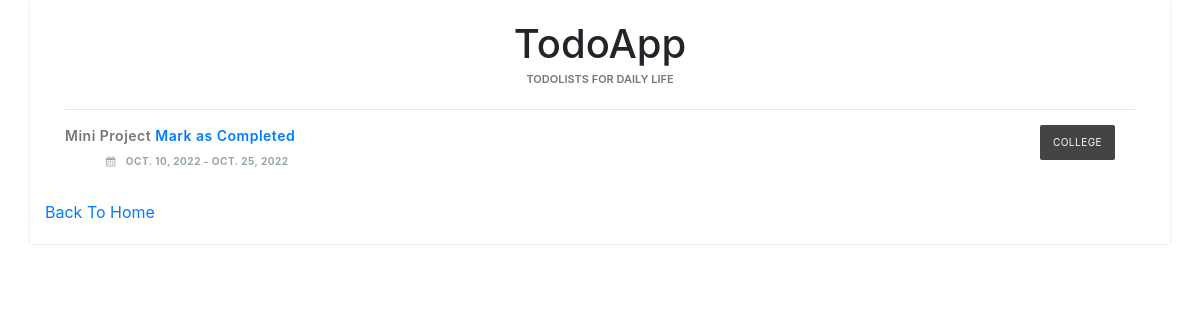
Page /pending on the committed database.
### todolist/models.py (models this page shows, shortened)
class TodoList(models.Model):
    title = models.CharField(max_length=100)
    content = models.TextField(max_length=250)
    created = models.DateField(default=timezone.now().strftime("%Y-%m-%d"))
    due_date = models.DateField(default=timezone.now().strftime("%Y-%m-%d"))
    category = models.ForeignKey(Category, default="general", on_delete=models.CASCADE)
    completed = models.CharField(max_length=100, default="0")
    class Meta:
        ordering = ['-created']

class Category(models.Model):
    name = models.CharField(max_length=50)
    class Meta:
        verbose_name = ("Category")
        verbose_name_plural = ("Categories")
    def __str__(self):
        return self.name

### todolist/views.py (the view)
# urls.py: path('pending', pending, name='pending')
def pending(request):
    todos = TodoList.objects.filter(completed='0')
    cats = Category.objects.all()
    return render(request, "pending.html", {"todos": todos, "categories": cats})

### templates/pending.html (shortened to what this page needs)
<!DOCTYPE html>
<html >
<head>
  {% load static %}
  <link rel="stylesheet" href="https://maxcdn.bootstrapcdn.com/bootstrap/4.0.0-beta/css/bootstrap.min.css">
  <link rel="stylesheet" type="text/css" href="https://maxcdn.bootstrapcdn.com/font-awesome/4.7.0/css/font-awesome.min.css">
</head>
<body>
<div django-app="TaskManager">
    <div class="container">
            <div class="content">
            <h1>TodoApp</h1>
            <p class="tagline">TodoLists for Daily Life</p>
            <form action="" method="post">
           <ul class="taskList">
            {% for todo in todos %}
                <li class="taskItem">
                    <label><span class="complete-">{{ todo.title }}</span></label>
                    <a href="{% url 'mark' todo.id %}">Mark as Completed</a>
                    <span class="category-{{ todo.category }}">{{ todo.category }}</span>
                    <strong class="taskDate"><i class="fa fa-calendar"></i>{{ todo.created }} - {{ todo.due_date }}</strong>
                </li>
            {% endfor %}
            </ul>
                <a href="/todolist">Back To Home</a>
            </form>
            </div>
 </div>
</div>
</body>
</html>

### templates/pending.html (style rules this page uses)
*, *:before, *:after { -webkit-box-sizing: border-box; -moz-box-sizing: border-box; box-sizing: border-box; }
html { font-size: 100%; }
body { background: #b1f6cb; font-family: 'Open Sans',sans-serif; }
.container { width: 600px; margin: 0 auto; background: #ffffff; padding: 20px 0; -webkit-box-shadow: 0 0 2px rgba(0,0,0,0.2); box-shadow: 0 0 2px rgba(0,0,0,0.2); }
.content { background: #fff; }
h1 { font-family: 'Rokkitt', sans-serif; color: #666; text-align: center; font-weight: 400; margin: 0; }
.tagline { margin-top: -10px; text-align: center; padding: 5px 20px; font-size: 11px; font-weight: 600; text-transform: uppercase; color: #777; }
.taskList { list-style: none; padding: 0 20px; }
.taskItem { border-top: 1px solid #e5e5e5; padding: 15px 0; color: #777; font-weight: 600; font-size: 14px; letter-spacing: 0.5px; }
.taskList .taskDate { color: #95a5a6; font-size: 10px; font-weight: bold; text-transform: uppercase; display: block; margin-left: 41px; }
.fa-calendar { margin-right: 10px; font-size: 16px; }
[class*='category-'] { display: inline-block; font-size: 10px; background: #444; vertical-align: middle; color: #fff; padding: 10px; width: 75px; text-align: center; border-radius: 2px; float: right; font-weight: normal; text-transform: uppercase; margin-right: 20px; }

### rows in the picture
TodoList: title "Mini Project", category "COLLEGE", created "OCT. 10, 2022", due_date "OCT. 25, 2022"
